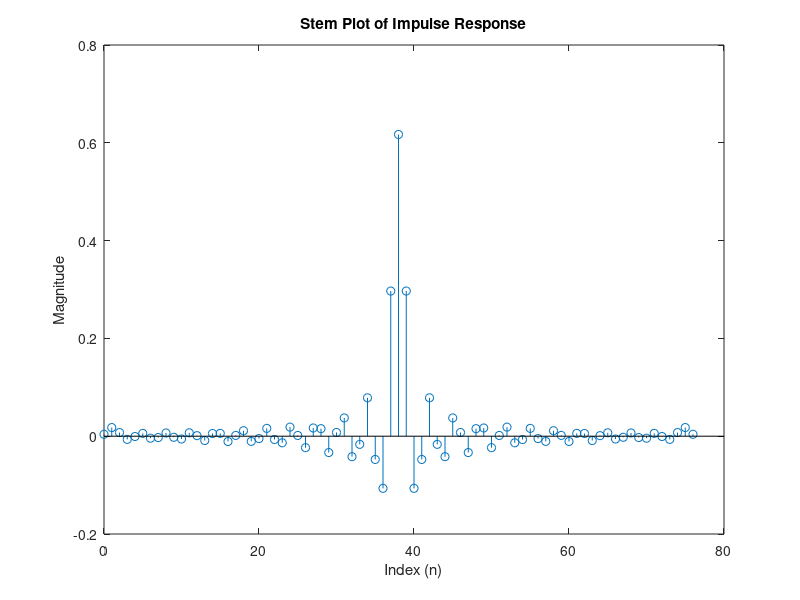
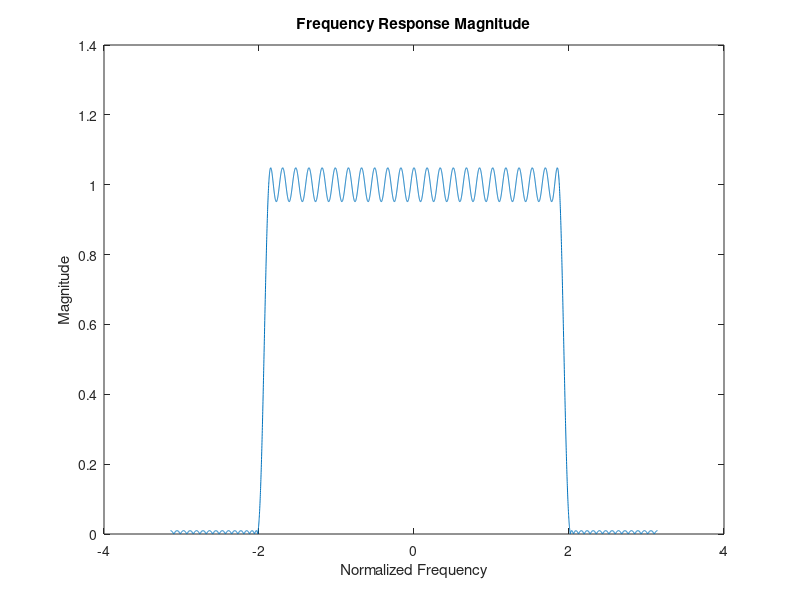

Here is the MATLAB script that generated these plots, in order: (Note: this script raises an error after producing the figures.)
%% Lab_09_HW
%% 4.1a
wp = .6*pi;
ws = .64*pi;
dp = .05;
ds = .01;

frp = wp/(pi);
frs = ws/(pi);

[N, Fo, Ao, W] = firpmord([frp, frs], [1, 0], [.05, .01], 2);
M = N + 1;
b = firpm(M, Fo, Ao, W);
fprintf('\nOrder used was M = %d, predicted M = %d', M, N);

%% 4.1b
n = 1:length(b);
stem(n-1,b);
title('Stem Plot of Impulse Response');
xlabel('Index (n)');
ylabel('Magnitude');

%% 4.1c
figure
ww = -pi:1/1000:pi;
HH = freqz(b, 1, ww);
plot(ww, abs(HH));
title('Frequency Response Magnitude');
xlabel('Normalized Frequency');
ylabel('Magnitude');

open HW_Mag.fig
open HW_Mag1.fig
open HW_Mag2.fig


%% 4.1e
figure
plot(ww, angle(HH));
title('Frequency Response Phase');
xlabel('Normalized Frequency');
ylabel('Phase');

open HW_phase.fig

slope = (-3.128 - 3.315)/(.08341 + .08359);
fprintf('\nSlope of FIR filter phase is %f', slope);